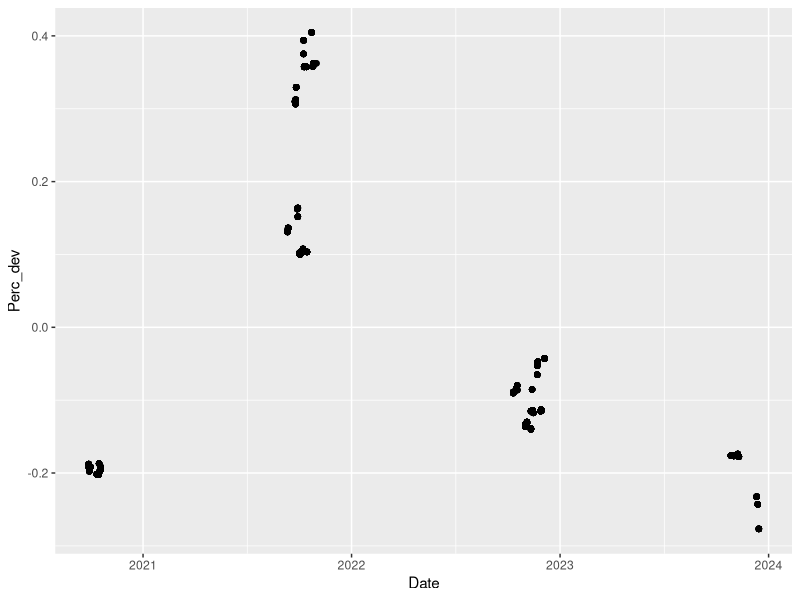
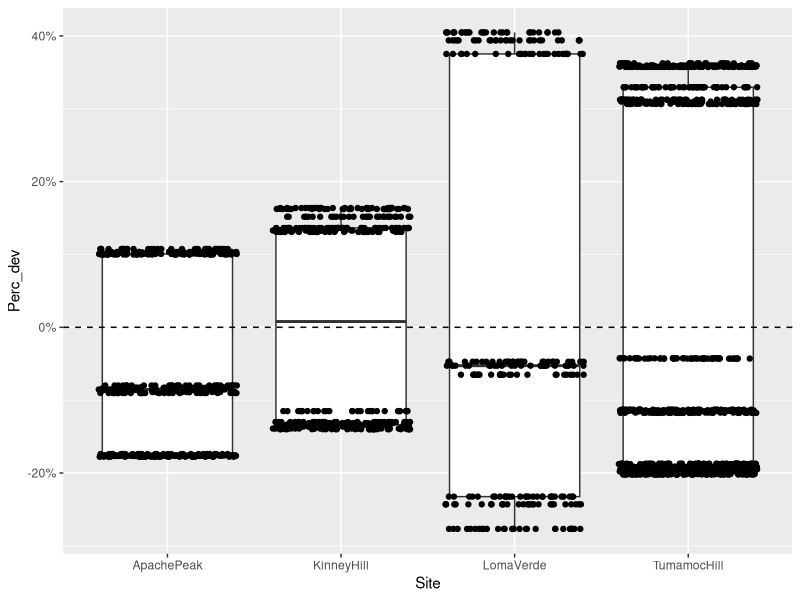
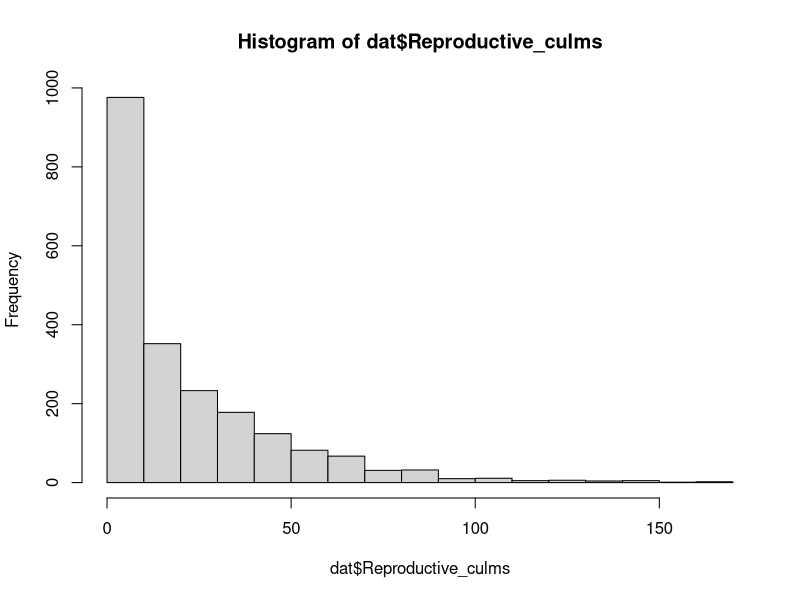
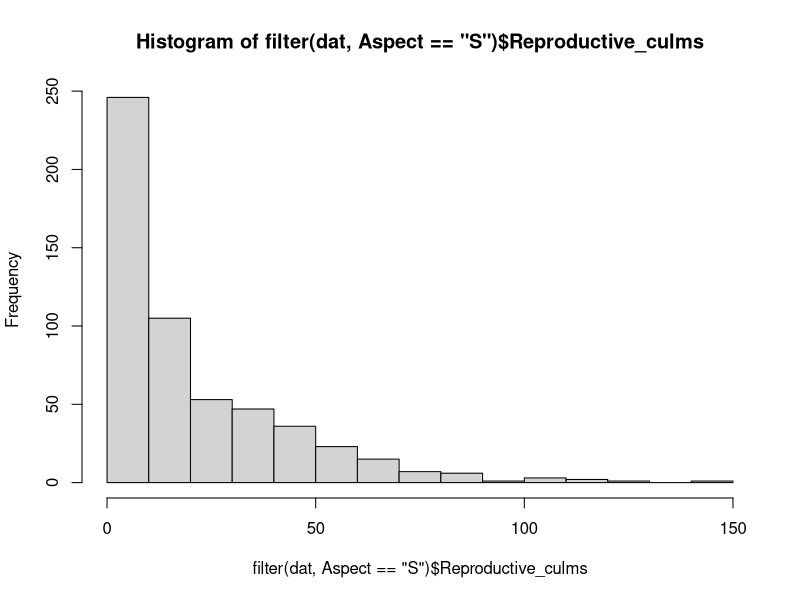
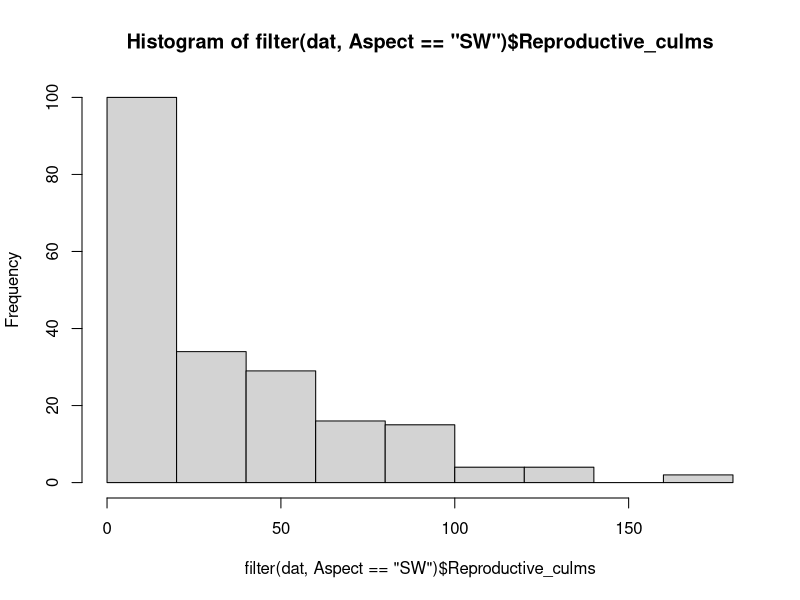
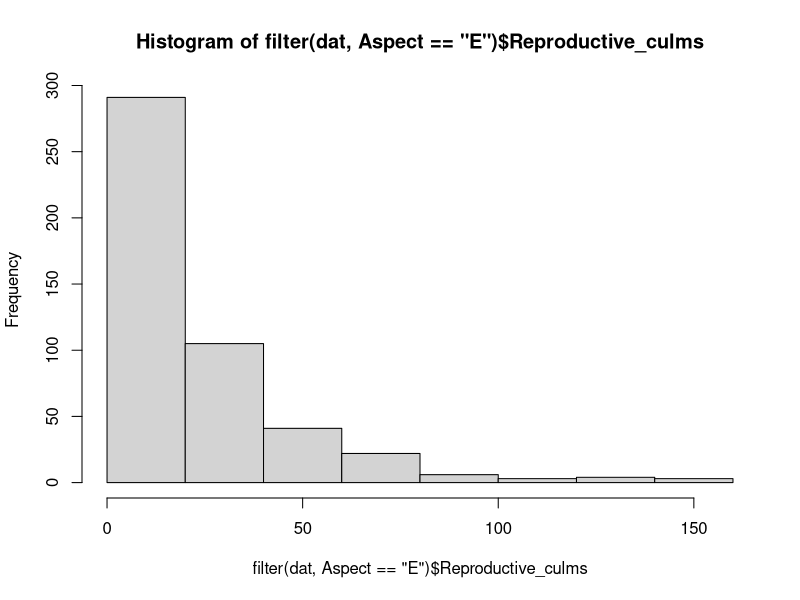
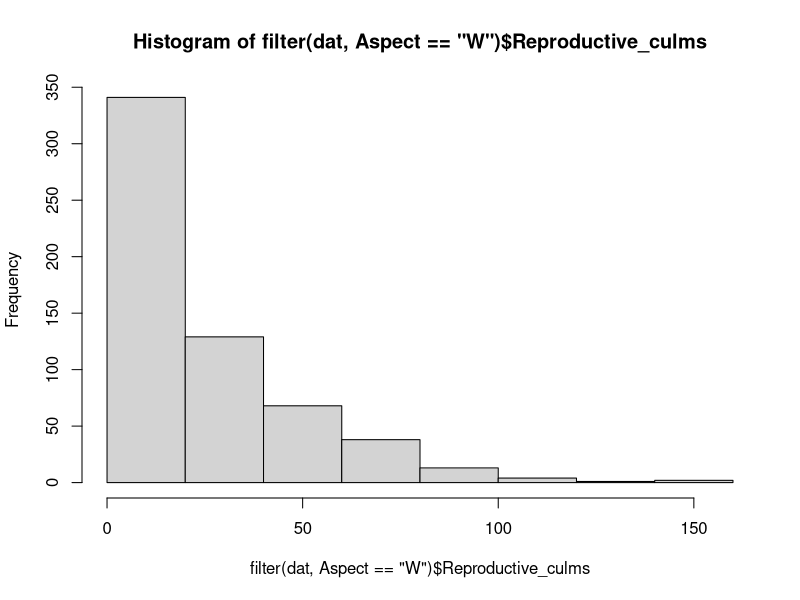
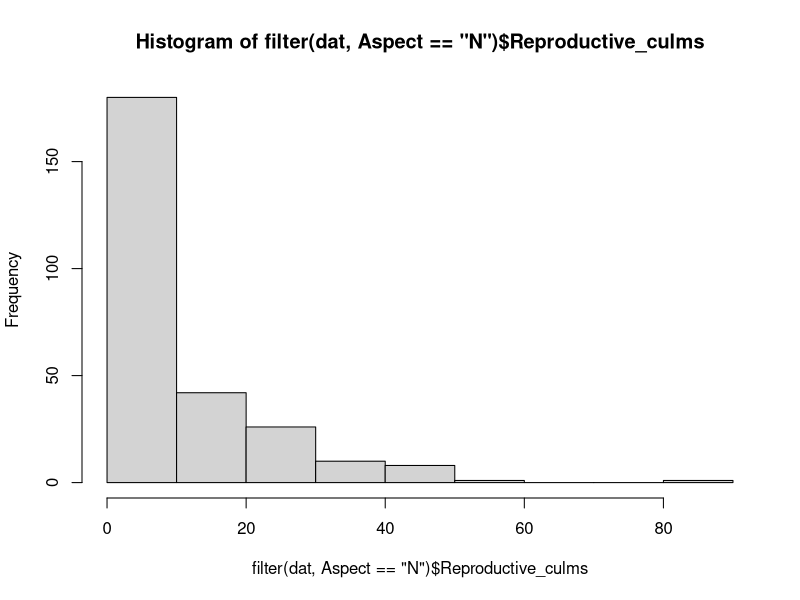

Write the R code that produced these figures, in order. (Note: this script raises an error after producing the figures.)
# Created: 2024-09-23
# Updated: 2025-03-20

# Purpose: Examine distributions; write out clean data with precip deviation variable added.
#   Also write out different data table with change in culm/cover/density as response variable.

# Culm counts have a Poisson distribution. Buffelgrass density & cover should be log-transformed to improve
#   normality. Native grass, native forb, and herb (forb + grass) roughly have a Poisson distribution,
#   with a lot of 0s. Change in culm count BG density & cover, and native cover is roughly normally distributed.

# MAT correlated with precip-related variables.

library(readxl)
library(tidyverse)
library(GGally)

# Load data ---------------------------------------------------------------

culms.raw <- read_xlsx("data/raw/2024-09_LO_Buffelgrass-culm-demography_master.xlsx", sheet = "Demography")
monitor.prism <- read_csv("data/cleaned/02_monitoring-info-with-PRISM-data_clean.csv")

# Data wrangling ----------------------------------------------------------

dat <- culms.raw %>% 
  left_join(monitor.prism)

# Check for NAs
apply(dat, 2, anyNA)

# Separate NA culm counts
na.culm <- dat %>% 
  filter(is.na(Vegetative_culms))

# Remove NA culm count - plants could not be located and weren't sampled
dat <- dat %>% 
  filter(!is.na(Vegetative_culms))

# Add Perc_dev and Deviation_mm cols
dat <- dat %>% 
  mutate(Perc_dev = (Prev_year_precip - MAP) / MAP,
         Deviation_mm = Prev_year_precip - MAP) 

# Change year cols to character
dat <- dat %>% 
  mutate(Year = as.character(Year),
         StudyYear = as.character(StudyYear))

# Add HerbCover col
dat <- dat %>% 
  mutate(HerbCover = NGCover + ForbCover)

# Separate out continuous explanatory variables
exp.cont <- dat %>% 
  select(PlotSlope, Elevation_ft, Prev_year_precip, MAT, MAP, Perc_dev, Deviation_mm)

# Separate out response variables
res.cont <- dat %>% 
  select(BGCover, BGDensity, ShrubCover, ForbCover, NGCover, HerbCover,
         Vegetative_culms, Reproductive_culms, Total_Live_Culms,
         Longestleaflength_cm)




# Precipitation variability -----------------------------------------------

summary(dat$Perc_dev) # ranges from -28% to +40%

dat %>% 
  ggplot(aes(x = Date, y = Perc_dev)) +
  geom_point()

dat %>% 
  ggplot(aes(x = Site, y = Perc_dev)) +
  geom_boxplot() +
  geom_jitter() +
  scale_y_continuous(labels = scales::percent) +
  geom_hline(yintercept = 0, linetype = "dashed")


# Response variable: Culm count -------------------------------------------

## Histogram --------------------------------------------------------------

# All, Reproductive
hist(dat$Reproductive_culms) # Poisson

# By aspect, Reproductive
hist(filter(dat, Aspect == "S")$Reproductive_culms)
hist(filter(dat, Aspect == "SW")$Reproductive_culms)
hist(filter(dat, Aspect == "E")$Reproductive_culms)
hist(filter(dat, Aspect == "W")$Reproductive_culms)
hist(filter(dat, Aspect == "N")$Reproductive_culms)

# By site, Reproductive
hist(filter(dat, Site == "TumamocHill")$Reproductive_culms)
hist(filter(dat, Site == "LomaVerde")$Reproductive_culms)
hist(filter(dat, Site == "KinneyHill")$Reproductive_culms)
hist(filter(dat, Site == "ApachePeak")$Reproductive_culms)

# All, Total
hist(dat$Total_Live_Culms)

# All, Vegetative
hist(dat$Vegetative_culms)


## Boxplot ----------------------------------------------------------------

# All, by site
#   Reproductive
dat %>% 
  ggplot(aes(x = Site, y = Reproductive_culms)) +
  geom_boxplot()

#   Total
dat %>% 
  ggplot(aes(x = Site, y = Total_Live_Culms)) +
  geom_boxplot()

#   Vegetative
dat %>% 
  ggplot(aes(x = Site, y = Vegetative_culms)) +
  geom_boxplot()


# All, by aspect
#   Reproductive
dat %>% 
  ggplot(aes(x = Aspect, y = Reproductive_culms)) +
  geom_boxplot()

#   Total
dat %>% 
  ggplot(aes(x = Aspect, y = Total_Live_Culms)) +
  geom_boxplot()

#   Vegetative
dat %>% 
  ggplot(aes(x = Aspect, y = Vegetative_culms)) +
  geom_boxplot()


## Pair plot --------------------------------------------------------------

# Reproductive & vegetative culms
dat %>%
  ggplot(aes(x = Vegetative_culms, y = Reproductive_culms)) +
  geom_point()



# Response variable: BG density & cover -----------------------------------

# Pair plot
res.cont %>% 
  select(-Longestleaflength_cm, -Vegetative_culms, -Reproductive_culms, -Total_Live_Culms) %>% 
  ggpairs()

# BG Cover
hist(dat$BGCover)
dat %>% 
  ggplot(aes(x = Site, y = BGCover)) +
  geom_boxplot()

#   Log transformation
dat <- dat %>% 
  mutate(BGCover_log = log(BGCover))
hist(dat$BGCover_log) # log transformation kind of improves normality?

# BG Density
hist(dat$BGDensity)
dat %>% 
  ggplot(aes(x = Site, y = BGDensity)) +
  geom_boxplot()

#   Log transformation
dat <- dat %>% 
  mutate(BGDensity_log = log(BGDensity))
hist(dat$BGDensity_log) # log transformation improves normality


# Longest leaf
hist(dat$Longestleaflength_cm)
dat %>% 
  filter(!is.na(Longestleaflength_cm)) %>% 
  ggplot(aes(x = Site, y = Longestleaflength_cm)) + 
  geom_boxplot()



# Response variable: Native plant cover -----------------------------------

# Shrub cover
hist(dat$ShrubCover)
dat %>% 
  ggplot(aes(x = Site, y = ShrubCover)) +
  geom_boxplot()
dat %>% 
  ggplot(aes(x = Aspect, y = ShrubCover)) +
  geom_boxplot()

# Forb cover
hist(dat$ForbCover)
dat %>% 
  ggplot(aes(x = Site, y = ForbCover)) +
  geom_boxplot()
dat %>% 
  ggplot(aes(x = Aspect, y = ForbCover)) +
  geom_boxplot()

# Native grass cover
hist(dat$NGCover)
dat %>% 
  ggplot(aes(x = Site, y = NGCover)) +
  geom_boxplot()
dat %>% 
  ggplot(aes(x = Aspect, y = NGCover)) +
  geom_boxplot()

# Herb cover
hist(dat$HerbCover)
dat %>% 
  ggplot(aes(x = Site, y = HerbCover)) +
  geom_boxplot()
dat %>% 
  ggplot(aes(x = Aspect, y = HerbCover)) +
  geom_boxplot()


# Continuous explanatory variables ----------------------------------------

# Summary
summary(dat$Elevation_ft)
summary(dat$PlotSlope)
summary(dat$MAT)

# Distribution
hist(dat$Elevation_ft)
hist(dat$PlotSlope)
hist(dat$MAT)

# Pair plot
dat %>% 
  select(PlotSlope, Elevation_ft, Prev_year_precip, MAT, MAP, Perc_dev, Deviation_mm) %>% 
  distinct(.keep_all = TRUE) %>% 
  ggpairs()



# Create response variable: change in total culm count --------------------

culm.change <- dat %>%
  arrange(Plant_ID, Year) %>%
  group_by(Plant_ID) %>%
  mutate(Change_Reproductive_culms = Reproductive_culms - lag(Reproductive_culms),
         Change_Total_Live_Culms = Total_Live_Culms - lag(Total_Live_Culms)) %>% 
  mutate(Change_BGDensity = BGDensity - lag(BGDensity),
         Change_BGCover = BGCover - lag(BGCover)) %>% 
  mutate(Change_NGCover = NGCover - lag(NGCover),
         Change_ForbCover = ForbCover - lag(ForbCover),
         Change_HerbCover = HerbCover - lag(HerbCover),
         Change_ShrubCover = ShrubCover - lag(ShrubCover)) %>% 
  filter(!is.na(Change_Total_Live_Culms))

hist(culm.change$Change_Reproductive_culms, breaks = 20)
hist(culm.change$Change_Total_Live_Culms, breaks = 20)
hist(culm.change$Change_BGDensity, breaks = 20)
hist(culm.change$Change_BGCover, breaks = 20)
hist(culm.change$Change_HerbCover, breaks = 20)
hist(culm.change$Change_NGCover, breaks = 20)
hist(culm.change$Change_ForbCover, breaks = 20)


# Write out data to csv ---------------------------------------------------

write_csv(dat,
          file = "data/cleaned/04_demography-data_clean.csv")

write_csv(culm.change,
          file = "data/cleaned/04_change-in-culm-density-cover_clean.csv")


save.image("RData/04_data-wrangling-and-screening.RData")
